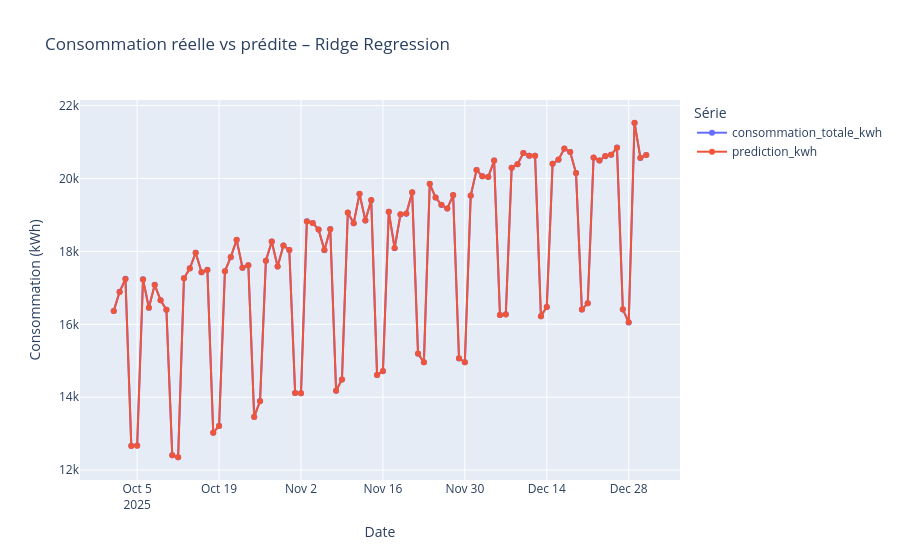

The cell this chart's notebook holds for it:
### Markdown cell above
## 2. Analyse réel vs prédit

La comparaison entre consommation réelle et consommation prédite permet de vérifier si le modèle suit correctement la dynamique temporelle.

Une bonne performance visuelle ne suffit pas : il faut aussi analyser les erreurs jour par jour, notamment les périodes où le modèle sous-estime ou surestime fortement la consommation.

### Code cell
# Courbe réel vs prédit

target = "consommation_totale_kwh"

predictions_long = predictions.melt(
    id_vars=["date"],
    value_vars=[target, "prediction_kwh"],
    var_name="serie",
    value_name="consommation_kwh"
)

fig = px.line(
    predictions_long,
    x="date",
    y="consommation_kwh",
    color="serie",
    markers=True,
    title=f"Consommation réelle vs prédite – {best_model_name}",
    labels={
        "date": "Date",
        "consommation_kwh": "Consommation (kWh)",
        "serie": "Série"
    }
)

fig.show()
